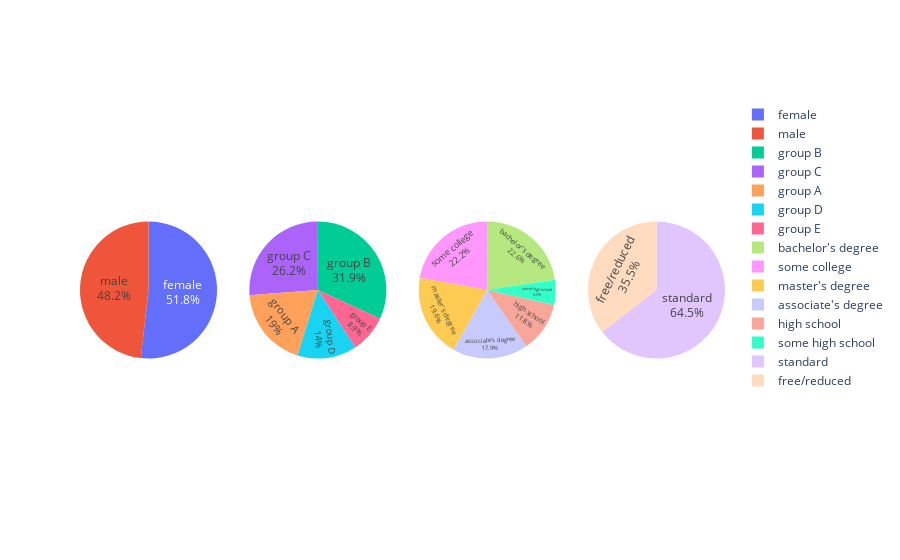

The notebook cell this image was saved under:
### Code cell
# Gender Distribution given in the data set
gender_percent=px.pie(values=df.gender.value_counts(), names=df.gender.unique(), title="Gender")
gender_percent.update_traces(textposition='inside', textinfo='percent+label')
# race ethnicity distribution given in the data set
race_ethnicity_percent=px.pie(values=df['race_or_ethnicity'].value_counts(), names=df['race_or_ethnicity'].unique(), title="race/ethnicity")
race_ethnicity_percent.update_traces(textposition='inside', textinfo='percent+label')
#parents education level distribution in the given data set
parents_education_percent=px.pie(values=df['parental_level_of_education'].value_counts(), names=df['parental_level_of_education'].unique(), title="Parents Education Level")
parents_education_percent.update_traces(textposition='inside', textinfo='percent+label')
lunch_type_percent=px.pie(values=df['lunch'].value_counts(), names=df['lunch'].unique(), title="lunch")
lunch_type_percent.update_traces(textposition='inside', textinfo='percent+label')
figures = [
            gender_percent,
            race_ethnicity_percent,
    parents_education_percent,
    lunch_type_percent
    
    ]

fig = sp.make_subplots(rows=1, cols=len(figures), specs=[[{"type": "domain"},{"type": "domain"}, {"type": "domain"},{"type": "domain"}]]) 

for i, figure in enumerate(figures):
    for trace in range(len(figure["data"])):
        fig.append_trace(figure["data"][trace], row=1, col=i+1)
        
fig.show()

### Figure 1 — Plotly figure (JSON) as saved in the notebook; plotly's stock layout.template omitted (floating-point values rounded to 4 significant figures)
{"data": [{"domain": {"x": [0, 0.2125], "y": [0, 1]}, "hovertemplate": "label=%{label}<br>value=%{value}<extra></extra>", "labels": ["female", "male"], "legendgroup": "", "name": "", "showlegend": true, "textinfo": "percent+label", "textposition": "inside", "type": "pie", "values": [518, 482]}, {"domain": {"x": [0.2625, 0.475], "y": [0, 1]}, "hovertemplate": "label=%{label}<br>value=%{value}<extra></extra>", "labels": ["group B", "group C", "group A", "group D", "group E"], "legendgroup": "", "name": "", "showlegend": true, "textinfo": "percent+label", "textposition": "inside", "type": "pie", "values": [319, 262, 190, 140, 89]}, {"domain": {"x": [0.525, 0.7375], "y": [0, 1]}, "hovertemplate": "label=%{label}<br>value=%{value}<extra></extra>", "labels": ["bachelor's degree", "some college", "master's degree", "associate's degree", "high school", "some high school"], "legendgroup": "", "name": "", "showlegend": true, "textinfo": "percent+label", "textposition": "inside", "type": "pie", "values": [226, 222, 196, 179, 118, 59]}, {"domain": {"x": [0.7875, 1], "y": [0, 1]}, "hovertemplate": "label=%{label}<br>value=%{value}<extra></extra>", "labels": ["standard", "free/reduced"], "legendgroup": "", "name": "", "showlegend": true, "textinfo": "percent+label", "textposition": "inside", "type": "pie", "values": [645, 355]}], "layout": {}}
